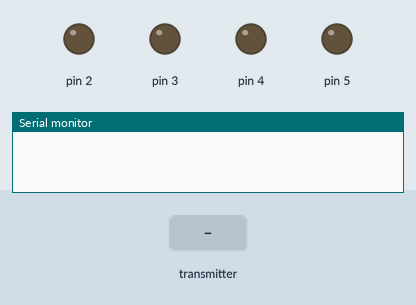
This sketch was run on a simulated Arduino Uno, built with avr-gcc and run on an emulated ATmega328P. On the bench: output pins drawn as LEDs (lit = HIGH), the last lines printed to the serial monitor. Inputs (shaded band) come from the test bench. No radio packets arrive unless stated.

Above: at 1.2 s.
1.3 s: the transmitter starts sending text = 255
At 2.5 s:
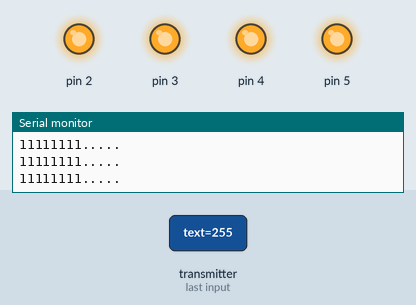
2.8 s: the transmitter starts sending text = 0
At 3.7 s:
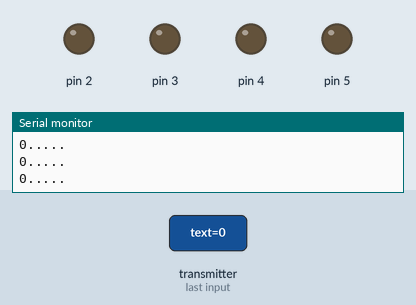
Timing chart, 0 to 5.8 s (numbered marks = the images above; inputs shaded):
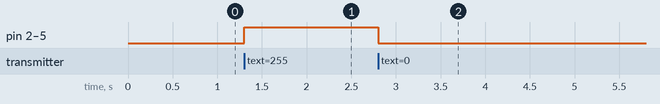

Measured:
- after the input at 1.3 s, pin 2–5: LOW → HIGH at once
- after the input at 2.8 s, pin 2–5: HIGH → LOW at once

The sketch:

NRF24-receiver_withleds.ino
```cpp
#include <SPI.h>
#include <nRF24L01.h>
#include <RF24.h>

RF24 radio(7,8);
 uint8_t text;
const byte address[6] = "00001";

void setup() {
  // put your setup code here, to run once:
  Serial.begin(9600);
  radio.begin();
   radio.setPayloadSize(2);
  radio.openReadingPipe(0,address);

  radio.setPALevel(RF24_PA_MAX);
  radio.setDataRate(RF24_250KBPS);
  radio.startListening();
  pinMode(2,OUTPUT);
  pinMode(3,OUTPUT);
  pinMode(4,OUTPUT);
  pinMode(5,OUTPUT);
}

void loop() {
  if (radio.available()) {
radio.read(&text, sizeof(text));
 if(text!=0b10000)
 {

       Serial.print(text, BIN);
       Serial.println(".....");
 }
else
Serial.println("Wait for command..");


if(bitRead(text,0))
digitalWrite(2,HIGH);
else
digitalWrite(2,LOW);

if(bitRead(text,1))
digitalWrite(3,HIGH);
else
digitalWrite(3,LOW);

if(bitRead(text,2))
digitalWrite(4,HIGH);
else
digitalWrite(4,LOW);

if(bitRead(text,3))
digitalWrite(5,HIGH);
else
digitalWrite(5,LOW);


  }

/*else
{
  digitalWrite(2,LOW);
  digitalWrite(3,LOW);
  digitalWrite(4,LOW);
  digitalWrite(5,LOW);


  }

*/

}
```
